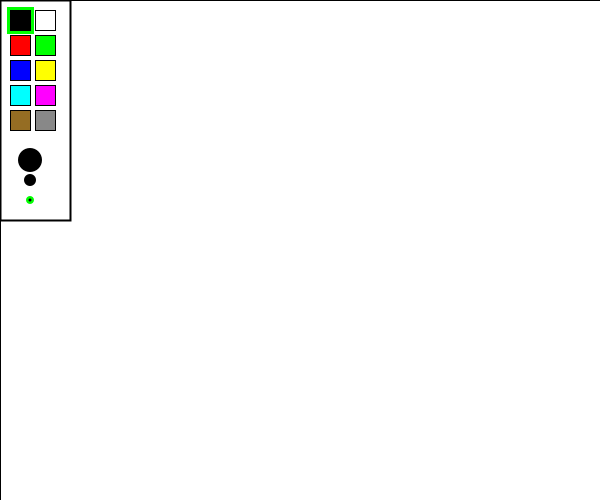
Frame 1 (no input)
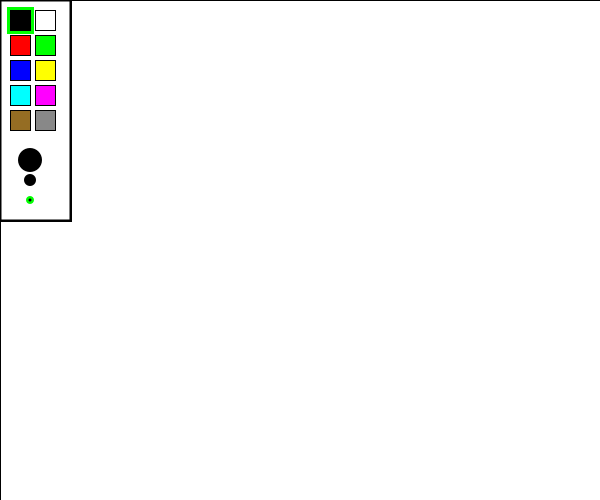
Frame 60 (the mouse pressed at the canvas centre just before this capture)
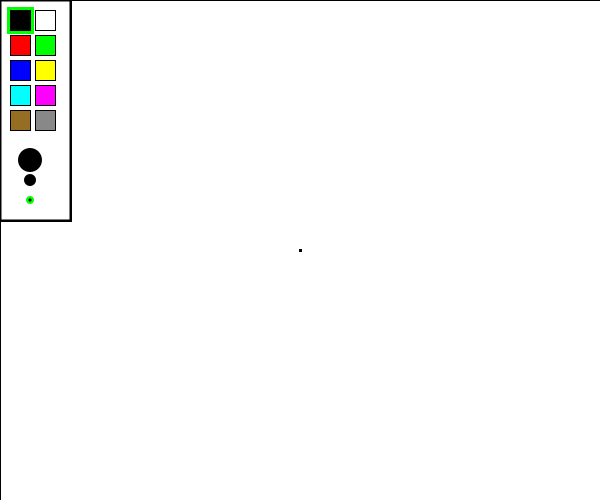
Frame 120 (the mouse held since frame 60 and released just before this capture)

The Processing sketch that drew these frames (run headless with seeded random() and noise(); from frame 60 on, the mouse is pressed at the canvas centre):

// Processing sketch: processing_65435
// ── processing_65435.pde

// A Drawing Tool, by Drew Mokris, 7/14/2012

color[][] colors = new color[2][5];

void setup() {

  size(600, 500);
  smooth();
  fill(#FFFFFF);
  rect(0, 0, width, height);
  colors[0][0] = #000000;
  colors[1][0] = #FFFFFF;
  colors[0][1] = #FF0000;
  colors[1][1] = #00FF00;
  colors[0][2] = #0000FF;
  colors[1][2] = #FFFF00;
  colors[0][3] = #00FFFF;
  colors[1][3] = #FF00FF;
  colors[0][4] = #956D23;
  colors[1][4] = #888888;
  
}

int chosen_color_i=0;
int chosen_color_j=0;


float thick = 24;
float medium = 12;
float thin = 3;

float thickness = thin;

boolean drawing = false;

void draw() {

  fill(#FFFFFF);
  stroke(0);
  strokeWeight(2);
  rect(0,0,70,220);
  
  // Draw the chosen color highlight
  fill(#00FF00);
  noStroke();
  rect(7+25*chosen_color_i,
       7+25*chosen_color_j,
       27, 27);
  // Draw the palette
  stroke(0);
  strokeWeight(1);
  for(int i = 0; i < 2; ++i){
    for(int j = 0; j < 5; ++j){
       fill(colors[i][j]);
       rect(10+25*i,10+25*j,20,20);
    }
  }
  
  // Draw the thicknesses
  fill(#00FF00);
  noStroke();
  if(thickness == thick) ellipse(30, 160, thick+5, thick+5);
  else if(thickness == medium) ellipse(30, 180, medium+5, medium+5);
  else ellipse(30, 200, thin+5, thin+5);
  fill(colors[chosen_color_i][chosen_color_j]);
  noStroke();
  ellipse(30, 160, thick, thick);
  ellipse(30, 180, medium, medium);
  ellipse(30, 200, thin, thin);
  
  if(mousePressed){
    // Check to see if we're picking a color
    if(mouseX > 6 && mouseX < 60 &&
       mouseY > 6 && mouseY < 141)
    {
       chosen_color_i = (mouseX - 6) / 27;
       chosen_color_j = (mouseY - 6) / 27;
    }
    else if(mouseX > 10 && mouseX < 40 &&
            mouseY > 140 && mouseY < 220)
    {
       if(mouseY > 140 && mouseY < 170) {
         thickness = thick;
       }
       else if (mouseY > 170 && mouseY < 190){
         thickness = medium;
       }
       else {
         thickness = thin; 
       }
    }
    else {
       if(drawing){
         // draw a line from previous to here...
         strokeWeight(thickness);
         stroke(colors[chosen_color_i][chosen_color_j]);
         line(pmouseX,pmouseY,mouseX,mouseY);
       }
       else { 
         drawing = true;
       }
    }
  }
  else {
     drawing = false; 
  }
}
